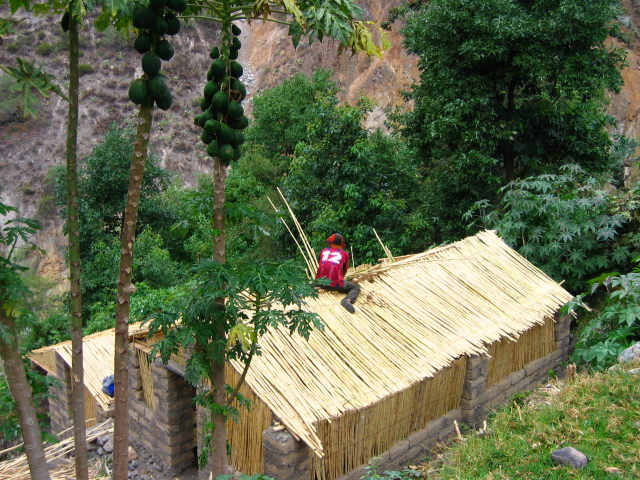
//> input picture tests/advancedrename_testimage.jpg, 640 x 480 px
$ ./amisharpcanny ../../advancedrename_testimage.jpg   (built with g++ and OpenCV 4)
//> lines starting //> are read from the running program, lines starting //| are printed output that depends on the picture
// [25 lines of licence text are left out]

 #include "opencv2/imgproc/imgproc.hpp"
#include "opencv2/highgui/highgui.hpp"
#include <stdlib.h>
#include <stdio.h>
#include<iostream>

using namespace cv;
using namespace std;

/// Global variables

Mat src, src_gray;
Mat dst, detected_edges;

int edgeThresh = 1;
int lowThreshold=0.4;   //given in research paper
int const max_lowThreshold = 100;
int ratio = 3;
int kernel_size = 3;
char* window_name = "Edge Map";

/**
 * @function CannyThreshold
 * @brief Trackbar callback - Canny thresholds input with a ratio 1:3
 */
void CannyThreshold(int, void*)
{
  /// Reduce noise with a kernel 3x3
  blur( src_gray, detected_edges, Size(3,3) );

  /// Canny detector
  Canny( detected_edges, detected_edges, lowThreshold, lowThreshold*ratio, kernel_size );

  /// Using Canny's output as a mask, we display our result
  dst = Scalar::all(0);

  src.copyTo( dst, detected_edges);
  imshow( window_name, dst );
 }


/** @function main */
int main( int argc, char** argv )
{
  /// Load an image
  src = imread( argv[1] );
//> src is the input picture: 480 rows x 640 cols, CV_8UC3; mean B, G, R 77.8, 106.6, 98.7

  if( !src.data )
  { return -1; }

  /// Create a matrix of the same type and size as src (for dst)
  dst.create( src.size(), src.type() );

  /// Convert the image to grayscale
  cvtColor( src, src_gray, CV_BGR2GRAY );
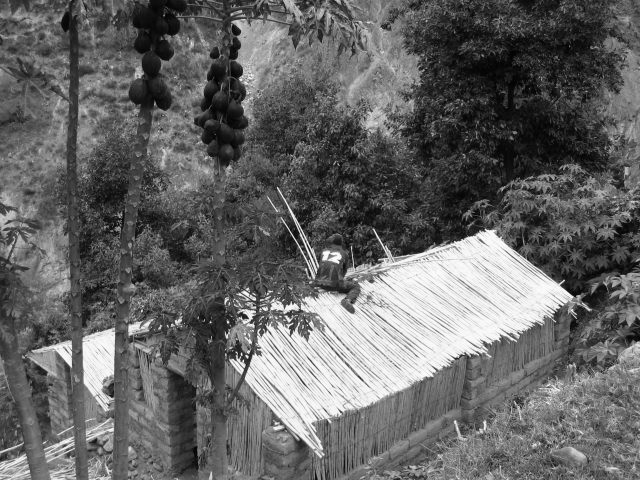
//> src_gray: 480 rows x 640 cols, CV_8UC1; min 0, max 255, mean 101

  /// Create a window
  namedWindow( window_name, CV_WINDOW_AUTOSIZE );

  /// Create a Trackbar for user to enter threshold
 // createTrackbar( "Min Threshold:", window_name, &lowThreshold, max_lowThreshold, CannyThreshold );

  /// Show the image
  CannyThreshold(0, 0);
//> in CannyThreshold, `Canny( detected_edges, detected_edges, lowThreshold, lowThreshold*rati..`:
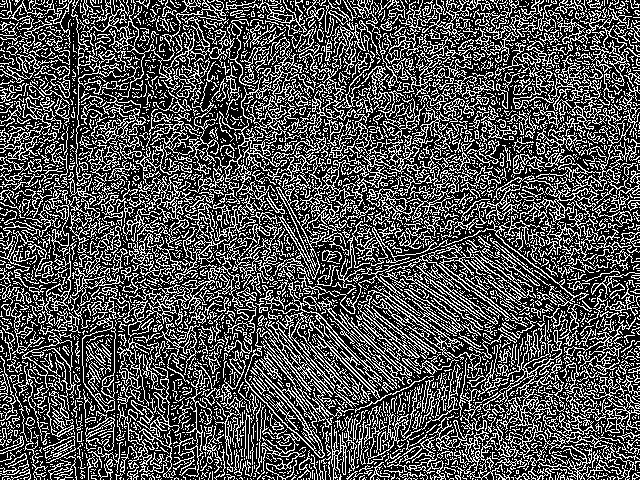
//> detected_edges: 480 rows x 640 cols, CV_8UC1; 31.9% white in thin lines or dots
//> in CannyThreshold, `src.copyTo( dst, detected_edges);`:
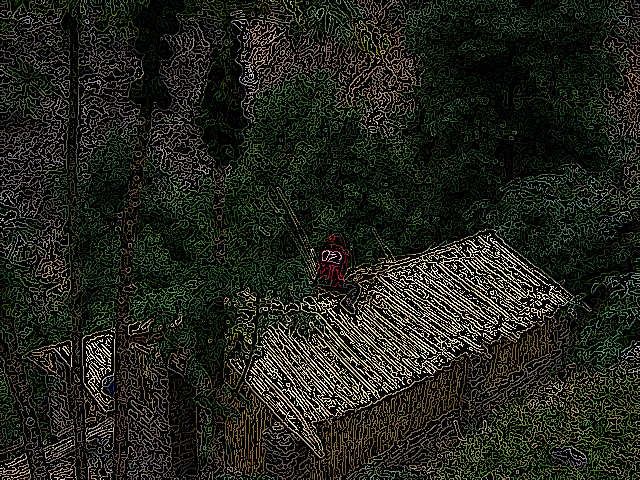
//> dst: 480 rows x 640 cols, CV_8UC3; mean B, G, R 25.2, 34.6, 32

    double average=mean(detected_edges)[0];
//> average = 81.24
    double maxval;
    int *maxIdx=(int* )malloc(sizeof(detected_edges));
    minMaxIdx(detected_edges, 0, &maxval, 0, maxIdx);
//> maxval = 255

    double blurresult=average/maxval;
//> blurresult = 0.319
    cout<<"The average of the edge intensity is "<<average<<std::endl;
//| The average of the edge intensity is 81.2381
    cout<<"The maximum of the edge intensity is "<<maxval<<std::endl;
//| The maximum of the edge intensity is 255
    cout<<"The result of the edge intensity is "<<blurresult<<std::endl;
//| The result of the edge intensity is 0.318581

  /// Wait until user exit program by pressing a key
  waitKey(0);

  return 0;
  }
